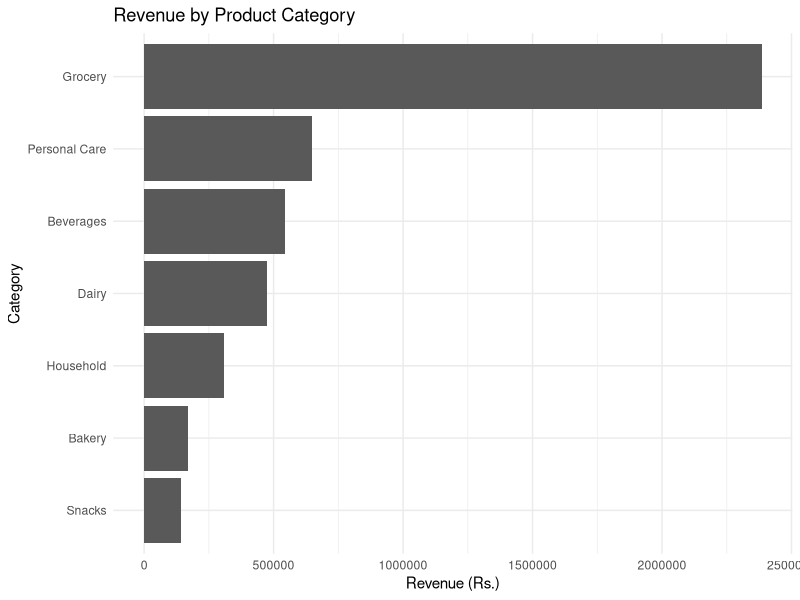
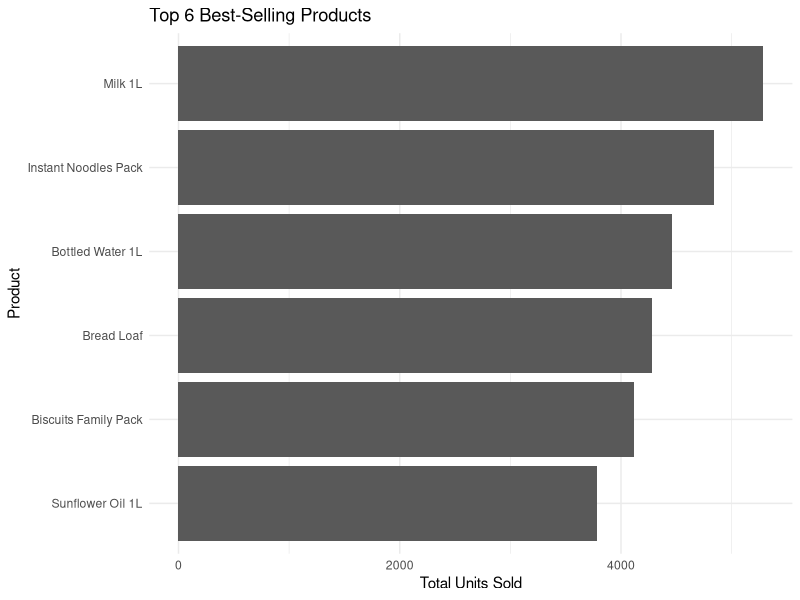
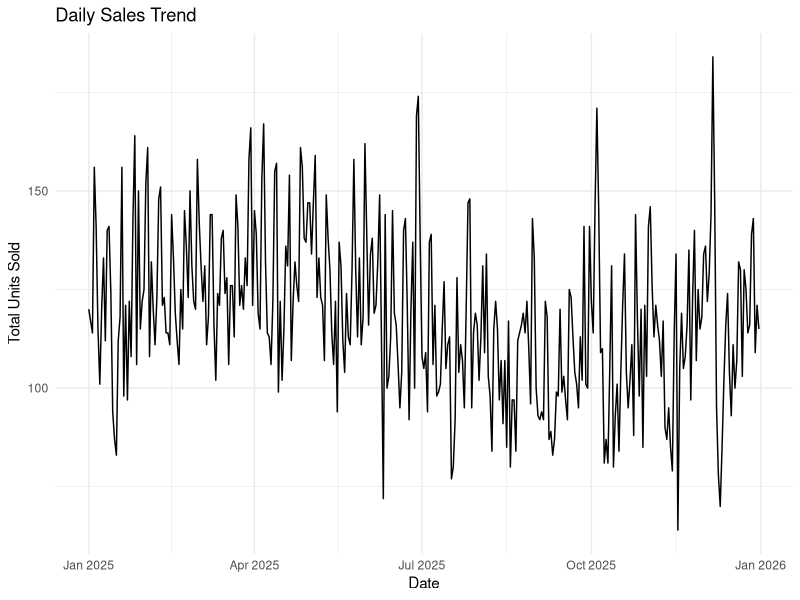

R code for these plots, in order:
library(ggplot2)

data <- read.csv("retail_sales.csv")

print(head(data))
str(data)
summary(data)
print(colSums(is.na(data)))

data <- data[!is.na(data$Price), ]

print(colSums(is.na(data)))
cat("Number of rows after cleaning:", nrow(data), "\n")

data$SalesDate <- as.Date(data$SalesDate, format = "%d-%m-%Y")
data$Revenue <- data$Price * data$UnitsSold

print(head(data[, c("ProductName", "Price", "UnitsSold", "Revenue")]))
cat("Total Revenue: Rs.", sum(data$Revenue), "\n")

product_sales <- aggregate(UnitsSold ~ ProductName, data = data, sum)
product_sales <- product_sales[order(-product_sales$UnitsSold), ]

print(product_sales)

category_revenue <- aggregate(Revenue ~ Category, data = data, sum)
category_revenue <- category_revenue[order(-category_revenue$Revenue), ]

print(category_revenue)

print(
  ggplot(category_revenue, aes(x = reorder(Category, Revenue), y = Revenue)) +
    geom_col() +
    coord_flip() +
    labs(
      title = "Revenue by Product Category",
      x = "Category",
      y = "Revenue (Rs.)"
    ) +
    theme_minimal()
)

print(
  ggplot(head(product_sales, 6),
         aes(x = reorder(ProductName, UnitsSold), y = UnitsSold)) +
    geom_col() +
    coord_flip() +
    labs(
      title = "Top 6 Best-Selling Products",
      x = "Product",
      y = "Total Units Sold"
    ) +
    theme_minimal()
)

daily_sales <- aggregate(UnitsSold ~ SalesDate, data = data, sum)
daily_sales <- daily_sales[order(daily_sales$SalesDate), ]

print(
  ggplot(daily_sales, aes(x = SalesDate, y = UnitsSold)) +
    geom_line() +
    labs(
      title = "Daily Sales Trend",
      x = "Date",
      y = "Total Units Sold"
    ) +
    theme_minimal()
)

product_sales$Movement <- ifelse(
  product_sales$UnitsSold >= mean(product_sales$UnitsSold),
  "Fast-Moving",
  "Slow-Moving"
)

cat("\nProduct Movement Classification:\n")
print(product_sales)

latest_stock <- data[order(data$SalesDate), ]
latest_stock <- latest_stock[!duplicated(latest_stock$ProductName, fromLast = TRUE), ]

latest_stock$StockStatus <- ifelse(
  latest_stock$CurrentStock < 50,
  "Low Stock",
  "Sufficient Stock"
)

stock_alerts <- latest_stock[
  latest_stock$StockStatus == "Low Stock",
  c("ProductName", "CurrentStock", "StockStatus")
]

cat("\nLow-Stock Alerts:\n")
print(stock_alerts)

cat("\nAnalysis Completed Successfully!\n")
